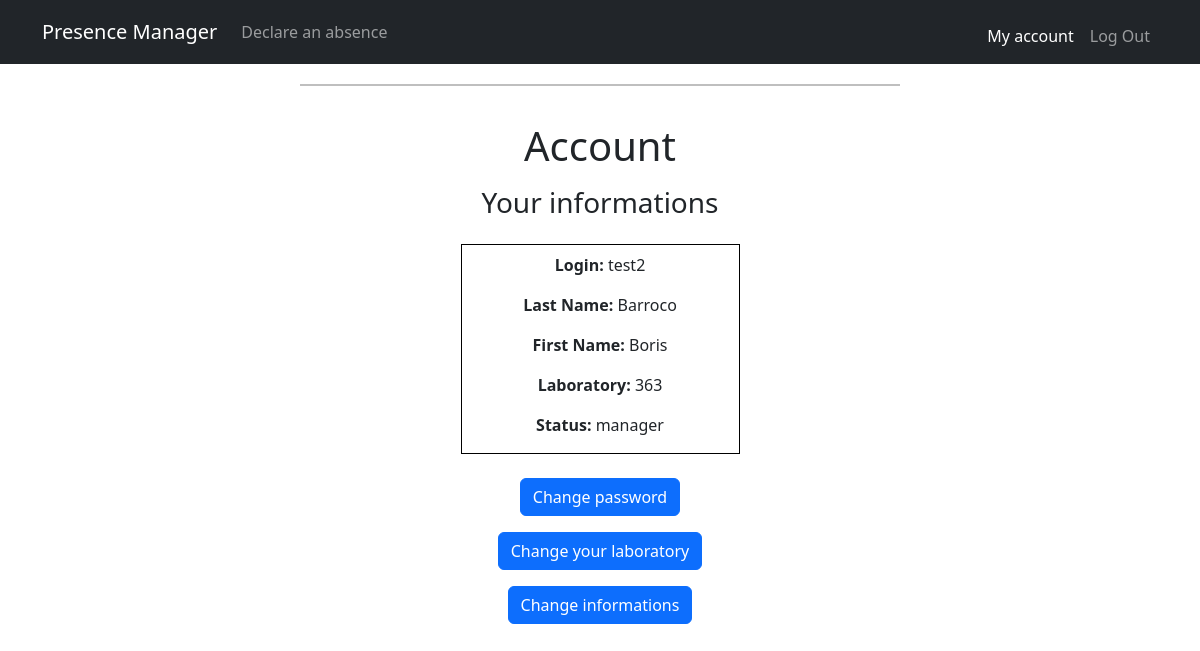
/account (signed in), run on the app's committed database.
### models.py (models this page shows)
class User(Base):
    __tablename__ = 'users'
    id = Column(Integer, primary_key=True, autoincrement=True)
    last_name = Column(String(50), nullable=False)
    first_name = Column(String(50), nullable=False)
    laboratory = Column(String(100), nullable=False)
    login = Column(String(100), unique=True, nullable=False)
    password = Column(String(100), nullable=False)
    status = Column(String(50))
    absences = relationship('Absence', back_populates='user')

### app.py (the view, shortened to what this page needs)
@app.route("/account",  methods=["GET", "POST"])
@login_required
def account():
    user = db.query(User).filter_by(id=session["user_id"]).first()
    return render_template("/account.html", user=user, laboratory_list=laboratory_list)

### app.py (called while the page is built)
@app.after_request
def after_request(response):
    response.headers["Cache-Control"] = "no-cache, no-store, must-revalidate"
    response.headers["Expires"] = 0
    response.headers["Pragma"] = "no-cache"
    return response

### helpers.py (called while the page is built)
def login_required(f):
    @wraps(f)
    def decorated_function(*args, **kwargs):
        if session.get("user_id") is None:
            return redirect("/login")
        return f(*args, **kwargs)
    return decorated_function

### templates/account.html (shortened to what this page needs)
{% extends "layout.html" %}
{% block main %}
<div class="container justify-content-center">
  <h1 class="mb-3">Account</h1><div class="row">
    <h3 class="mb-4">Your informations</h3>
  <div class="container col-lg-3 text-center border border-black mb-4 pt-2">
      <p><strong>Login: </strong>{{ user.login  }}</p>
      <p><strong>Last Name: </strong>{{ user.last_name  }}</p>
      <p><strong>First Name: </strong>{{ user.first_name  }}</p>
      <p><strong>Laboratory: </strong>{{ user.laboratory  }}</p>
      <p><strong>Status: </strong>{{ user.status }}</p>
  </div>
  <div class="container mb-3">
    <button type="button" class="btn btn-primary" data-bs-toggle="modal" data-bs-target="#password">Change password</button>
  </div>
  <div class="container mb-3">
    <button type="button" class="btn btn-primary" data-bs-toggle="modal" data-bs-target="#laboratory">Change your laboratory</button>
  </div>
  <div class="container mb-3">
    <button type="button" class="btn btn-primary" data-bs-toggle="modal" data-bs-target="#info">Change informations</button>
  </div>
  </div>
{% endblock %}

### data on the page
User: login "test2", last_name "Barroco", first_name "Boris", laboratory "363", status "manager"
